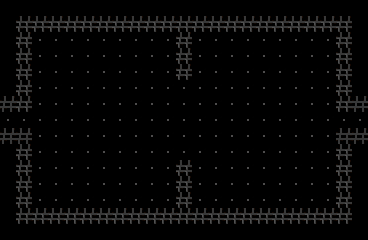

A 2D game scene composited from a Tiled map and its tileset images. What follows is a short description and the map's XML, with each tile layer's data collapsed to a summary:
An orthogonal 23x15 tile map with 16x16 px tiles, 1 tile layer (Capa de patrones 1) and 16 objects.

<map version="1.10" tiledversion="1.12.2" orientation="orthogonal" renderorder="right-down" width="23" height="15" tilewidth="16" tileheight="16" infinite="0" nextlayerid="4" nextobjectid="48">
 <tileset firstgid="1" name="tileset" tilewidth="16" tileheight="16" tilecount="64" columns="8">
  <image source="../tileset/tileset.png" width="128" height="128" />
 </tileset>
 <layer id="1" name="Capa de patrones 1" width="23" height="15">
  <data>[345 cells, 279 non-empty, 3 distinct tile ids]</data>
 </layer>
 <objectgroup id="3" name="spawnEnemigo">
  <object id="42" x="48" y="48" width="16" height="16" />
  <object id="43" x="48" y="176" width="16" height="16" />
  <object id="44" x="304" y="176" width="16" height="16" />
  <object id="45" x="304" y="48" width="16" height="16" />
 </objectgroup>
 <objectgroup id="2" name="colisiones">
  <object id="31" x="16" y="16" width="336" height="16" />
  <object id="32" x="336" y="32" width="16" height="80" />
  <object id="33" x="352" y="96" width="16" height="16" />
  <object id="34" x="336" y="128" width="32" height="16" />
  <object id="35" x="336" y="144" width="16" height="80" />
  <object id="36" x="16" y="208" width="320" height="16" />
  <object id="37" x="16" y="128" width="16" height="80" />
  <object id="38" x="0" y="128" width="16" height="16" />
  <object id="39" x="0" y="96" width="32" height="16" />
  <object id="40" x="16" y="32" width="16" height="64" />
  <object id="46" x="176" y="32" width="16" height="48" />
  <object id="47" x="176" y="160" width="16" height="48" />
 </objectgroup>
</map>
